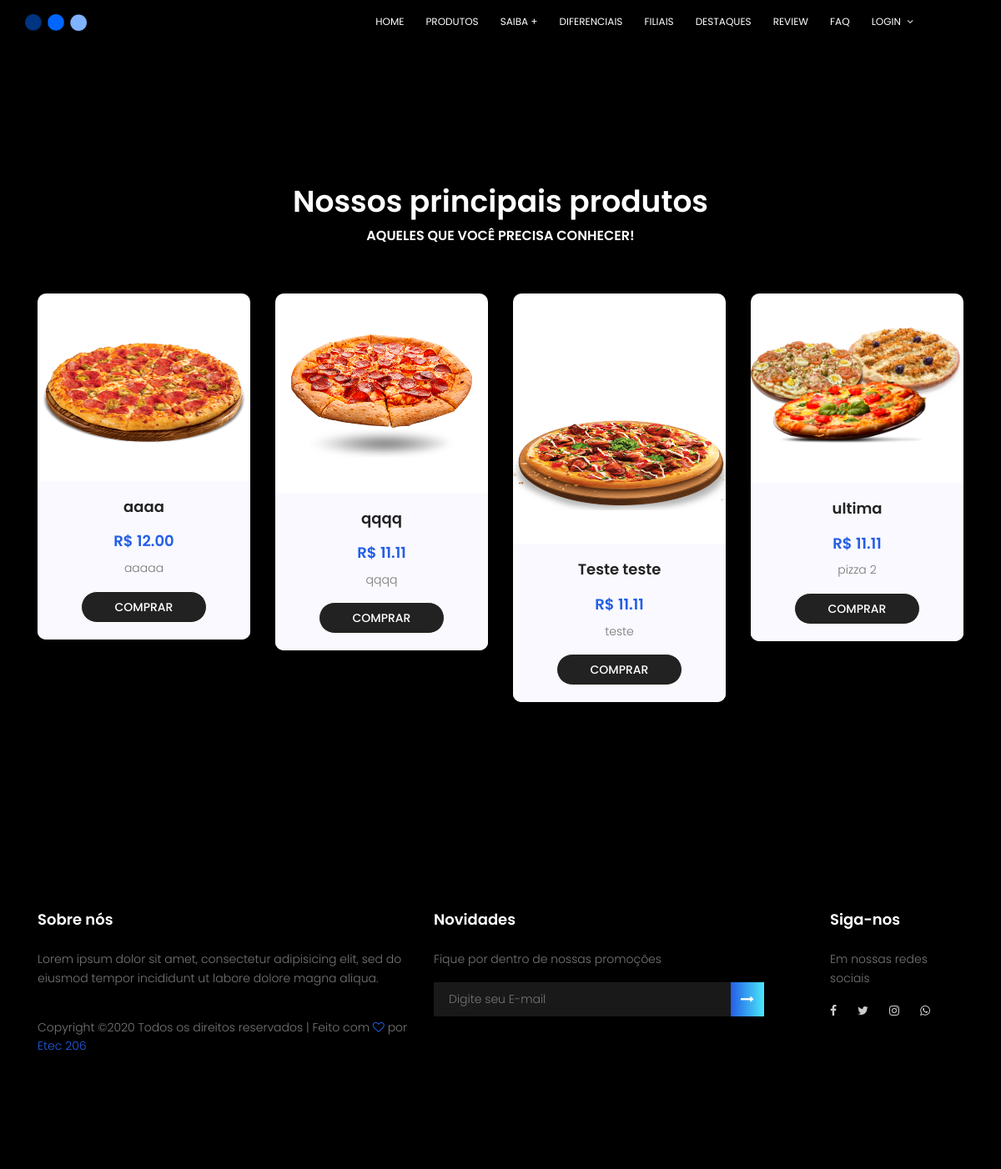
/produtos.php, run on the app's committed database.
### tables this page shows
CREATE TABLE `produto` (
  `id` int(11) NOT NULL,
  `nome` varchar(100) NOT NULL,
  `preco` varchar(10) NOT NULL,
  `descricao` text NOT NULL,
  `imagem` varchar(100) NOT NULL
);

### produtos.php (the view, shortened to what this page needs)
<?php
include_once('controller/connect.php');
?>
<!DOCTYPE html>
<html lang="pt-br" class="no-js">
<head>
        <link rel="stylesheet" href="css/linearicons.css">
        <link rel="stylesheet" href="css/font-awesome.min.css">
        <link rel="stylesheet" href="css/bootstrap.css">
        <link rel="stylesheet" href="css/magnific-popup.css">
        <link rel="stylesheet" href="css/nice-select.css">
        <link rel="stylesheet" href="css/animate.min.css">
        <link rel="stylesheet" href="css/owl.carousel.css">
        <link rel="stylesheet" href="css/main.css">
        <link rel="stylesheet" href="css/login.css">
    </head>
    <body>
          <header id="header" id="home">
          <?php
            include_once "components/nav-bar.php";
          ?>
          </header>
        <div style="height: 100px"></div>
			<section class="unique-feature-area section-gap" id="produtcs">
				<div class="container">
					<div class="row d-flex justify-content-center">
						<div class="menu-content pb-60 col-lg-10">
							<div class="title text-center">
								<h1 class="mb-10 text-white">Nossos principais produtos</h1>
                <h5 class="text-white text-uppercase">Aqueles que você precisa conhecer!</h5>
							</div>
						</div>
					</div>
					<div class="row">
          <?php
					$sql = "SELECT * FROM produto";
            		$res = mysqli_query($con, $sql);
            		$array = mysqli_fetch_assoc($res);
					do {
				?>
						<div class="col-lg-3 col-md-6">
							<div class="single-unique-product">
								<img class="img-fluid" src="img/products/<?= $array['imagem']; ?>" alt="">
								<div class="desc">
									<h4>
                  <?= $array['nome'];?>
									</h4>
                  <h6>R$ <?= $array['preco'];?></h6>
                  <p><?= $array['descricao'];?></p>
									<a class="text-uppercase primary-btn" href="#">Comprar</a>
								</div>
							</div>
            </div>
            <?php } while($array = mysqli_fetch_assoc($res))?>
					</div>
				</div>
			</section>
        <footer class="footer-area section-gap">
          <?php
            include_once "components/footer.php";
          ?>
        </footer>
    </body>
</html>

### components/nav-bar.php (shortened to what this page needs)
<div class="container">
                <div class="row align-items-center justify-content-between d-flex">
                  <div id="logo">
                    <a href="index.php"><img src="img/logo-2.png" alt="" title="" style="height: 20px;" /></a>
                  </div>
                  <nav id="nav-menu-container">
                    <ul class="nav-menu">
                      <li class="menu-active"><a href="index.php#home">Home</a></li>
                      <li><a href="produtos.php">Produtos</a></li>
                      <li><a href="index.php#about">Saiba +</a></li>
                      <li><a href="index.php#different">Diferenciais</a></li>
                      <li><a href="index.php#filiais">Filiais</a></li>
                      <li><a href="index.php#produtcs">Destaques</a></li>
                      <li><a href="index.php#review">Review</a></li>
                      <li><a href="index.php#faq">FAQ</a></li>
                      <?php
							          if((!isset ($_SESSION['email']) == true) and (!isset ($_SESSION['pass']) == true)){
								          echo '<li class="menu-has-children"><a href="">Login</a><ul><li><a href="login.php">Login</a></li><li><a href="signup.php">Sign-up</a></li>';
                        }
                        ?>
                        </ul>
                      </li>
                    </ul>
                  </nav>
                </div>
            </div>

### components/footer.php (shortened to what this page needs)
<div class="container">
                <div class="row">
                    <div class="col-lg-5 col-md-6 col-sm-6">
                        <div class="single-footer-widget">
                            <h6>Sobre nós</h6>
                            <p>
                                Lorem ipsum dolor sit amet, consectetur adipisicing elit, sed do eiusmod tempor incididunt ut labore dolore magna aliqua.
                            </p>
                            <p class="footer-text">
                                Copyright &copy;<script>document.write(new Date().getFullYear());</script> Todos os direitos reservados | Feito com <i class="fa fa-heart-o" aria-hidden="true"></i> por <a href="#" target="_blank">Etec 206</a>
                            </p>
                        </div>
                    </div>
                    <div class="col-lg-5  col-md-6 col-sm-6">
                        <div class="single-footer-widget">
                            <h6>Novidades</h6>
                            <p>Fique por dentro de nossas promoções</p>
                            <div class="" id="mc_embed_signup">
                                <form target="_blank" novalidate="true" action="" method="get" class="form-inline">
                                    <input class="form-control" name="EMAIL" placeholder="Digite seu E-mail" onfocus="this.placeholder = ''" onblur="this.placeholder = 'Enter Email '" required="" type="email">
                                        <button class="click-btn btn btn-default"><i class="fa fa-long-arrow-right" aria-hidden="true"></i></button>
                                </form>
                            </div>
                        </div>
                    </div>
                    <div class="col-lg-2 col-md-6 col-sm-6 social-widget">
                        <div class="single-footer-widget">
                            <h6>Siga-nos</h6>
                            <p>Em nossas redes sociais</p>
                            <div class="footer-social d-flex align-items-center">
                                <a href="#"><i class="fa fa-facebook"></i></a>
                                <a href="#"><i class="fa fa-twitter"></i></a>
                                <a href="#"><i class="fa fa-instagram"></i></a>
                                <a href="#"><i class="fa fa-whatsapp"></i></a>
                            </div>
                        </div>
                    </div>
                </div>
            </div>

### css/login.css (style rules this page uses)
:root { --input-padding-x: 1.5rem; --input-padding-y: .75rem; }
body { background: #000000; background: linear-gradient(to right, rgb(0, 0, 0), rgb(0, 0, 0)); }

### data on the page
produto: imagem (picture), nome "aaaa", preco "12.00", descricao "aaaaa"
produto: imagem (picture), nome "qqqq", preco "11.11", descricao "qqqq"
produto: imagem (picture), nome "Teste teste", preco "11.11", descricao "teste"
produto: imagem (picture), nome "ultima", preco "11.11", descricao "pizza 2"
